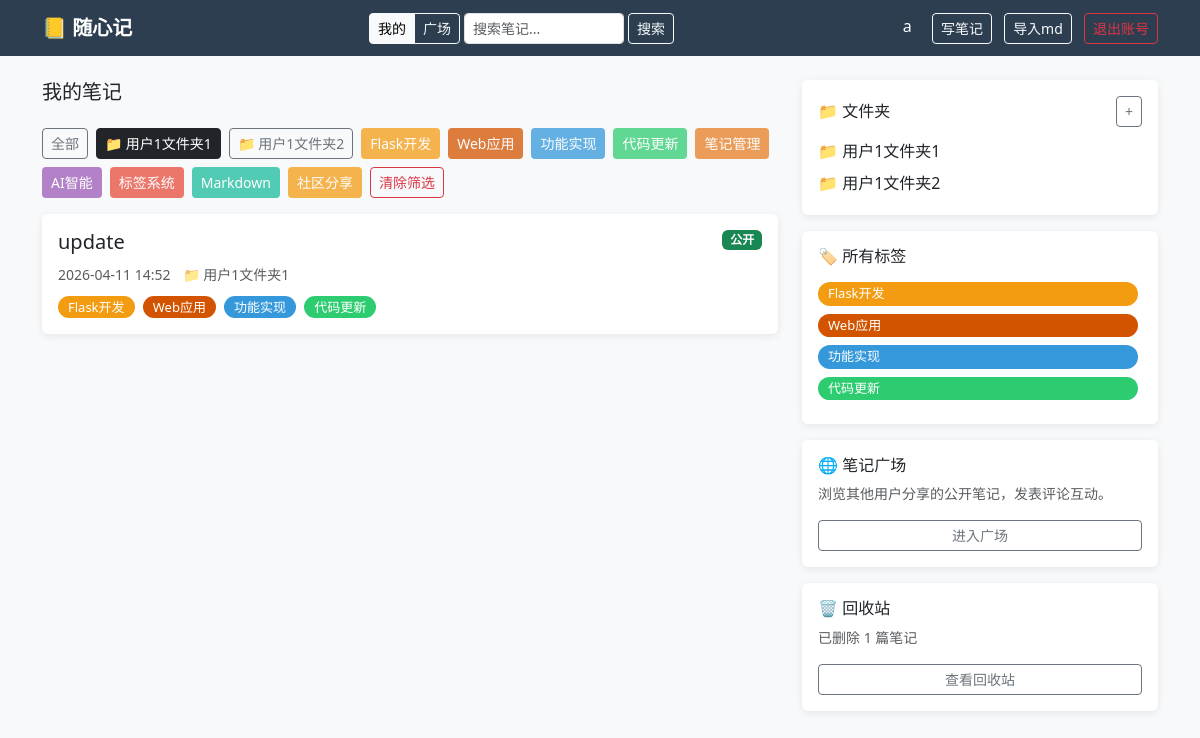
Screenshot of /?folder_id=1 (signed in) with the database file from the repository.
### app.py (models this page shows)
class User(UserMixin, db.Model):
    id       = db.Column(db.Integer, primary_key=True)
    username = db.Column(db.String(80), unique=True, nullable=False)
    password = db.Column(db.String(200), nullable=False)
    notes    = db.relationship('Note', backref='author', lazy=True)
    comments = db.relationship('Comment', backref='author', lazy=True)

class Folder(db.Model):
    id      = db.Column(db.Integer, primary_key=True)
    name    = db.Column(db.String(100), nullable=False)
    user_id = db.Column(db.Integer, db.ForeignKey('user.id'), nullable=False)
    notes   = db.relationship('Note', backref='folder', lazy=True)

class Tag(db.Model):
    id   = db.Column(db.Integer, primary_key=True)
    name = db.Column(db.String(50), unique=True, nullable=False)

class Note(db.Model):
    id         = db.Column(db.Integer, primary_key=True)
    title      = db.Column(db.String(200), nullable=False)
    content    = db.Column(db.Text, nullable=False)
    created_at = db.Column(db.DateTime, default=datetime.utcnow)
    updated_at = db.Column(db.DateTime, default=datetime.utcnow)  # 手动在 edit 时刷新
    user_id    = db.Column(db.Integer, db.ForeignKey('user.id'), nullable=False)
    folder_id  = db.Column(db.Integer, db.ForeignKey('folder.id'), nullable=True)
    is_public  = db.Column(db.Boolean, default=False)
    is_deleted = db.Column(db.Boolean, default=False)
    deleted_at = db.Column(db.DateTime, nullable=True)
    tags       = db.relationship('Tag', secondary=note_tags, backref='notes')
    comments   = db.relationship('Comment', backref='note', lazy=True, order_by='Comment.created_at.desc()', cascade='all, delete-orphan')
    versions   = db.relationship('NoteVersion', backref='note', lazy=True, order_by='NoteVersion.created_at.desc()', cascade='all, delete-orphan')

### app.py (the view)
@app.route('/')
@login_required
def index():
    folder_id = request.args.get('folder_id')
    tag_id    = request.args.get('tag_id')
    q = Note.query.filter_by(user_id=current_user.id, is_deleted=False)
    if folder_id:
        q = q.filter_by(folder_id=folder_id)
    if tag_id:
        tag = db.session.get(Tag, int(tag_id))
        if tag:
            q = q.filter(Note.tags.contains(tag))
    notes   = q.order_by(Note.created_at.desc()).all()
    folders = Folder.query.filter_by(user_id=current_user.id).all()
    tags    = (Tag.query
               .join(note_tags)
               .join(Note)
               .filter(Note.user_id == current_user.id, Note.is_deleted == False)
               .distinct().all())
    trash_count = Note.query.filter_by(user_id=current_user.id, is_deleted=True).count()
    return render_template(
        'index.html', notes=notes, folders=folders, tags=tags,
        current_folder_id=int(folder_id) if folder_id else None,
        current_tag_id=int(tag_id) if tag_id else None,
        trash_count=trash_count,
    )

### app.py (called while the page is built)
@app.template_filter('local_time')
def local_time(dt):
    if dt is None:
        return ''
    beijing = timezone(timedelta(hours=8))
    return dt.replace(tzinfo=timezone.utc).astimezone(beijing).strftime('%Y-%m-%d %H:%M')

@login_manager.user_loader
def load_user(user_id):
    return db.session.get(User, int(user_id))

### templates/index.html (shortened to what this page needs)
{% extends 'base.html' %}
{% block content %}
<div class="row">
    <div class="col-md-8">
        <h5 class="mb-4">我的笔记</h5>
        <div class="d-flex gap-2 mb-3 flex-wrap">
            <a href="/?{% if current_tag_id %}tag_id={{ current_tag_id }}{% endif %}"
                class="btn btn-sm {% if not current_folder_id and not current_tag_id %}btn-dark{% else %}btn-outline-secondary{% endif %}">
                全部
            </a>
            {% for folder in folders %}
            <a href="/?folder_id={{ folder.id }}{% if current_tag_id %}&tag_id={{ current_tag_id }}{% endif %}"
                class="btn btn-sm {% if current_folder_id == folder.id %}btn-dark{% else %}btn-outline-secondary{% endif %}">
                📁 {{ folder.name }}
            </a>
            {% endfor %}
            {% for tag in tags %}
            <a href="/?{% if current_folder_id %}folder_id={{ current_folder_id }}&{% endif %}tag_id={{ tag.id }}"
                class="btn btn-sm tag-color-{{ tag.id % 8 }} {% if current_tag_id == tag.id %}opacity-100{% else %}opacity-75{% endif %}"
                style="color:white">
                {{ tag.name }}
            </a>
            {% endfor %}
            {% if current_folder_id or current_tag_id %}
            <a href="/" class="btn btn-sm btn-outline-danger">清除筛选</a>
            {% endif %}
        </div>
        {% for note in notes %}
        <div class="card mb-3 p-3">
            <div class="d-flex justify-content-between align-items-start">
                <div>
                    <h5><a href="/notes/{{ note.id }}" class="text-decoration-none text-dark">{{ note.title }}</a></h5>
                    <small class="text-muted">{{ note.created_at | local_time }}</small>
                    {% if note.folder %}
                    <small class="text-muted ms-2">📁 {{ note.folder.name }}</small>
                    {% endif %}
                    <div class="mt-2">
                        {% for tag in note.tags %}
                        <a href="/tags/{{ tag.id }}" class="tag-badge tag-color-{{ tag.id % 8 }}">{{ tag.name }}</a>
                        {% endfor %}
                    </div>
                </div>
                {% if note.is_public %}
                <span class="badge bg-success">公开</span>
                {% endif %}
            </div>
        </div>
        {% else %}
        <div class="card p-4 text-center text-muted">
            <p>还没有笔记，快去写第一篇吧！</p>
            <a href="/notes/new" class="btn btn-dark">写笔记</a>
        </div>
        {% endfor %}
    </div>
    <div class="col-md-4">
        <div class="card p-3 mb-3">
            <div class="d-flex justify-content-between align-items-center mb-2">
                <h6 class="mb-0">📁 文件夹</h6>
                <button class="btn btn-sm btn-outline-secondary" data-bs-toggle="collapse"
                    data-bs-target="#newFolderForm">+</button>
            </div>
            {% for folder in folders %}
            <a href="/folders/{{ folder.id }}" class="d-block text-decoration-none text-dark py-1">
                📁 {{ folder.name }}
            </a>
            {% else %}
            <p class="text-muted small mb-0">还没有文件夹</p>
            {% endfor %}
        </div>
        <div class="card p-3 mb-3">
            <h6 class="mb-3">🏷️ 所有标签</h6>
            {% set all_tags = [] %}
            {% for note in notes %}
            {% for tag in note.tags %}
            {% if tag not in all_tags %}
            {% set _ = all_tags.append(tag) %}
            {% endif %}
            {% endfor %}
            {% endfor %}
            {% for tag in all_tags %}
            <a href="/tags/{{ tag.id }}" class="tag-badge tag-color-{{ tag.id % 8 }} d-inline-block mb-2">{{ tag.name
                }}</a>
            {% else %}
            <p class="text-muted small mb-0">还没有标签</p>
            {% endfor %}
        </div>
        <div class="card p-3 mb-3">
            <h6 class="mb-2">🌐 笔记广场</h6>
            <p class="small text-muted">浏览其他用户分享的公开笔记，发表评论互动。</p>
            <a href="/plaza" class="btn btn-sm btn-outline-secondary w-100">进入广场</a>
        </div>
        <div class="card p-3">
            <h6 class="mb-2">🗑️ 回收站</h6>
            <p class="small text-muted">已删除 {{ trash_count }} 篇笔记</p>
            <a href="/trash" class="btn btn-sm btn-outline-secondary w-100">查看回收站</a>
        </div>
    </div>
</div>
{% endblock %}

### templates/base.html (shortened to what this page needs)
<!DOCTYPE html>
<html>
<head>
    <link href="https://cdn.jsdelivr.net/npm/bootstrap@5.3.0/dist/css/bootstrap.min.css" rel="stylesheet">
    <link rel="stylesheet" href="https://cdn.jsdelivr.net/npm/easymde/dist/easymde.min.css">
</head>
<body>
    <nav class="navbar navbar-dark mb-4">
        <div class="container">
            <a class="navbar-brand fw-bold" href="/">📒 随心记</a>
            {% if current_user.is_authenticated %}
            <form class="d-flex align-items-center me-2" method="GET" action="/search" id="navSearchForm">
                <div class="btn-group btn-group-sm me-1" role="group">
                    <label class="btn btn-outline-light" for="nav-scope-mine">我的</label>
                    <label class="btn btn-outline-light" for="nav-scope-plaza">广场</label>
                </div>
                <input type="text" name="q" class="form-control form-control-sm me-1" placeholder="搜索笔记..."
                    style="width:160px">
                <button type="submit" class="btn btn-sm btn-outline-light">搜索</button>
            </form>
            <div>
                <a href="/profile" class="text-white text-decoration-none me-3">{{ current_user.username }}</a>
                <a href="/notes/new" class="btn btn-sm btn-outline-light me-2">写笔记</a>
                <form method="POST" action="/notes/import" enctype="multipart/form-data" class="d-inline">
                    <label class="btn btn-sm btn-outline-light me-2">
                        导入md
                    </label>
                </form>
                <a href="/logout" class="btn btn-sm btn-outline-danger" data-confirm="确定要退出账号吗？">退出账号</a>
            </div>
            {% endif %}
        </div>
    </nav>
    <div class="container">
        {% block content %}{% endblock %}
    </div>
</body>
</html>

### templates/base.html (style rules this page uses)
body { background-color: #f8f9fa; }
.navbar { background-color: #2c3e50 !important; }
.card { border: none; box-shadow: 0 2px 8px rgba(0, 0, 0, 0.08); }
.tag-badge { padding: 2px 10px; border-radius: 12px; font-size: 13px; text-decoration: none; margin-right: 4px; color: white; }
.tag-color-0 { background-color: #3498db; }
.tag-color-1 { background-color: #2ecc71; }
.tag-color-2 { background-color: #e67e22; }
.tag-color-3 { background-color: #9b59b6; }
.tag-color-4 { background-color: #e74c3c; }
.tag-color-5 { background-color: #1abc9c; }
.tag-color-6 { background-color: #f39c12; }
.tag-color-7 { background-color: #d35400; }

### rows the page displays
User: username "a"
Folder: name "用户1文件夹1"
Folder: name "用户1文件夹2"
Tag: name "Flask开发"
Tag: name "Web应用"
Tag: name "功能实现"
Tag: name "代码更新"
Tag: name "笔记管理"
Tag: name "AI智能"
Tag: name "标签系统"
Tag: name "Markdown"
Tag: name "社区分享"
Note: title "update", created_at|local_time "2026-04-11 14:52", folder.name "用户1文件夹1", is_public "公开"

### other values shown
{{ trash_count }} "1"
